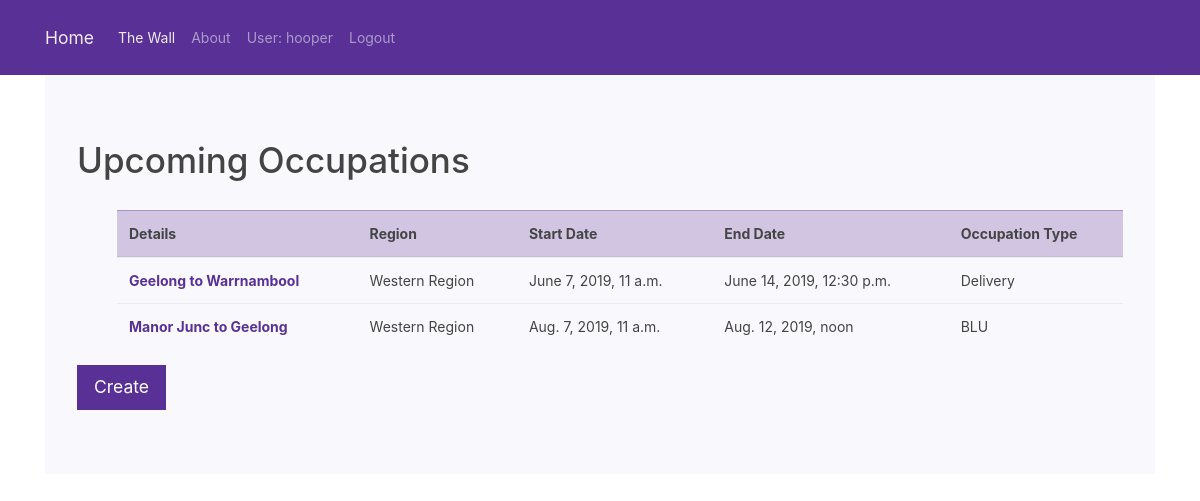
Page /the_wall/occupation/ (signed in) on the committed database.
### the_wall/models.py (models this page shows, shortened)
class Occupation(models.Model):
    occupation_noi = models.PositiveIntegerField()
    system_line = models.CharField(max_length = 100, help_text='Enter the System Line e.g. Sunbury to Bendigo.')
    occupation_start_date = models.DateTimeField()
    occupation_end_date = models.DateTimeField()
    occupation_type = models.CharField(max_length = 50, help_text='Enter the Occupation Type e.g. BLU')
    AREA_CHOICE = (('Western Region', 'Western Region'),('North/North-East Region', 'North/North-East Region'),('Central & Eastern Region', 'Central & Eastern Region'))
    rail_area = models.CharField(max_length = 50,choices=AREA_CHOICE, help_text='Enter the Rail Area Type e.g. North/North-East')
    class Meta:
        ordering = ['occupation_start_date']

### the_wall/views.py (the view)
# urls.py: path('occupation/',views.OccupationListView.as_view(),name='occupation_list'),
class OccupationListView(LoginRequiredMixin, ListView):
    login_url = '/accounts/login'
    redirect_field_name = ''
    model = Occupation
    paginate_by = 50

### the_wall/templates/the_wall/occupation_list.html
{% extends "base.html" %}
{% block content %}
<div class="container">
<div class="jumbotron">
  <h1>Upcoming Occupations</h1> <br>
    <ol>
        <table class="table table-hover">
          <thead class='table-primary'>
            <tr>
              <th scope="col">Details</th>
              <th scope="col">Region</th>
              <th scope="col">Start Date</th>
              <th scope="col">End Date</th>
              <th scope="col">Occupation Type</th>
            </tr>
          </thead>
          <tbody>
            {% for occupation in occupation_list %}
            <tr class="table-default">
              <th scope="row"> <a href="{{occupation.id}}/">{{occupation.system_line}}</a></th>
              <td>{{occupation.rail_area}}</td>
              <td>{{occupation.occupation_start_date}}</td>
              <td>{{occupation.occupation_end_date}}</td>
              <td>{{occupation.occupation_type}}</td>
            </tr>
            {% endfor %}
          </tbody>
        </table>
    </ol>
    <a class="btn btn-primary btn-lg" href="{% url 'the_wall:occupation_create' %}" role="button">Create</a>
  </div>
</div>
{% endblock %}

### templates/base.html (shortened to what this page needs)
<!DOCTYPE html>
{% load staticfiles %}
<html lang="en" dir="ltr">
  <head>
<link href="https://stackpath.bootstrapcdn.com/bootswatch/4.1.1/pulse/bootstrap.min.css" rel="stylesheet">
  </head>
    <body>
      <nav class="navbar navbar-expand-lg navbar-dark bg-primary">
        <div class="container">
          <a class="navbar-brand" href="{% url 'index' %}">Home</a>
          <div class="collapse navbar-collapse" id="navbarColor01">
            <ul class="navbar-nav mr-auto">
              <li class="nav-item active">
                <a class="nav-link" href="{% url 'the_wall:wall-index' %}">The Wall<span class="sr-only">(current)</span></a>
              </li>
              <li class="nav-item">
                <a class="nav-link" href="{% url 'about' %}">About</a>
              </li>
              {% if user.is_authenticated %}
              <li class="nav-item">
                <li class="nav-link">User: {{ user.get_username }}</li>
                <a class="nav-link" href="{% url 'logout'%}?next={{request.path}}">Logout</a>
                {% else %}
                <a class="nav-link" href="{% url 'login'%}?next={{request.path}}">Login</a>
              </li>
              {% endif %}
            </ul>
          </div>
        </div>
      </nav>
{% block content %}
{% endblock %}
  </body>
</html>

### rows in the picture
Occupation: system_line "Geelong to Warrnambool", rail_area "Western Region", occupation_start_date "June 7, 2019, 11 a.m.", occupation_end_date "June 14, 2019, 12:30 p.m.", occupation_type "Delivery"
Occupation: system_line "Manor Junc to Geelong", rail_area "Western Region", occupation_start_date "Aug. 7, 2019, 11 a.m.", occupation_end_date "Aug. 12, 2019, noon", occupation_type "BLU"

### other values in the picture
{{ user.get_username }} "hooper"
